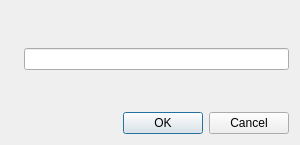
<?xml version="1.0" encoding="UTF-8"?>
<ui version="4.0">
 <class>PasswordPromptDialog</class>
 <widget class="QDialog" name="PasswordPromptDialog">
  <property name="geometry">
   <rect>
    <x>0</x>
    <y>0</y>
    <width>300</width>
    <height>145</height>
   </rect>
  </property>
  <property name="minimumSize">
   <size>
    <width>300</width>
    <height>0</height>
   </size>
  </property>
  <property name="windowTitle">
   <string/>
  </property>
  <property name="modal">
   <bool>true</bool>
  </property>
  <layout class="QVBoxLayout" name="verticalLayout">
   <item>
    <layout class="QHBoxLayout" name="horizontalLayout_2">
     <item>
      <widget class="QLabel" name="iconLabel">
       <property name="maximumSize">
        <size>
         <width>48</width>
         <height>16777215</height>
        </size>
       </property>
       <property name="pixmap">
        <pixmap resource="../resources/qsu.qrc">:/icons/lock.png</pixmap>
       </property>
       <property name="alignment">
        <set>Qt::AlignCenter</set>
       </property>
      </widget>
     </item>
     <item>
      <widget class="QLabel" name="infoLabel">
       <property name="font">
        <font>
         <weight>75</weight>
         <bold>true</bold>
        </font>
       </property>
       <property name="text">
        <string/>
       </property>
       <property name="alignment">
        <set>Qt::AlignCenter</set>
       </property>
       <property name="wordWrap">
        <bool>true</bool>
       </property>
      </widget>
     </item>
    </layout>
   </item>
   <item>
    <layout class="QHBoxLayout" name="horizontalLayout">
     <item>
      <widget class="QLabel" name="promptLabel">
       <property name="text">
        <string/>
       </property>
       <property name="buddy">
        <cstring>passwordLineEdit</cstring>
       </property>
      </widget>
     </item>
     <item>
      <widget class="QLineEdit" name="passwordLineEdit">
       <property name="echoMode">
        <enum>QLineEdit::Password</enum>
       </property>
      </widget>
     </item>
    </layout>
   </item>
   <item>
    <widget class="QLabel" name="errorLabel">
     <property name="palette">
      <palette>
       <active>
        <colorrole role="WindowText">
         <brush brushstyle="SolidPattern">
          <color alpha="255">
           <red>107</red>
           <green>51</green>
           <blue>52</blue>
          </color>
         </brush>
        </colorrole>
       </active>
       <inactive>
        <colorrole role="WindowText">
         <brush brushstyle="SolidPattern">
          <color alpha="255">
           <red>107</red>
           <green>51</green>
           <blue>52</blue>
          </color>
         </brush>
        </colorrole>
       </inactive>
       <disabled>
        <colorrole role="WindowText">
         <brush brushstyle="SolidPattern">
          <color alpha="255">
           <red>128</red>
           <green>128</green>
           <blue>128</blue>
          </color>
         </brush>
        </colorrole>
       </disabled>
      </palette>
     </property>
     <property name="font">
      <font>
       <weight>75</weight>
       <bold>true</bold>
      </font>
     </property>
     <property name="text">
      <string/>
     </property>
     <property name="alignment">
      <set>Qt::AlignCenter</set>
     </property>
     <property name="wordWrap">
      <bool>true</bool>
     </property>
    </widget>
   </item>
   <item>
    <widget class="QDialogButtonBox" name="buttonBox">
     <property name="standardButtons">
      <set>QDialogButtonBox::Cancel|QDialogButtonBox::Ok</set>
     </property>
    </widget>
   </item>
  </layout>
 </widget>
 <tabstops>
  <tabstop>passwordLineEdit</tabstop>
  <tabstop>buttonBox</tabstop>
 </tabstops>
 <resources>
  <include location="../resources/qsu.qrc"/>
 </resources>
 <connections>
  <connection>
   <sender>buttonBox</sender>
   <signal>accepted()</signal>
   <receiver>PasswordPromptDialog</receiver>
   <slot>accept()</slot>
   <hints>
    <hint type="sourcelabel">
     <x>144</x>
     <y>101</y>
    </hint>
    <hint type="destinationlabel">
     <x>1</x>
     <y>5</y>
    </hint>
   </hints>
  </connection>
  <connection>
   <sender>buttonBox</sender>
   <signal>rejected()</signal>
   <receiver>PasswordPromptDialog</receiver>
   <slot>reject()</slot>
   <hints>
    <hint type="sourcelabel">
     <x>244</x>
     <y>106</y>
    </hint>
    <hint type="destinationlabel">
     <x>213</x>
     <y>3</y>
    </hint>
   </hints>
  </connection>
 </connections>
</ui>
